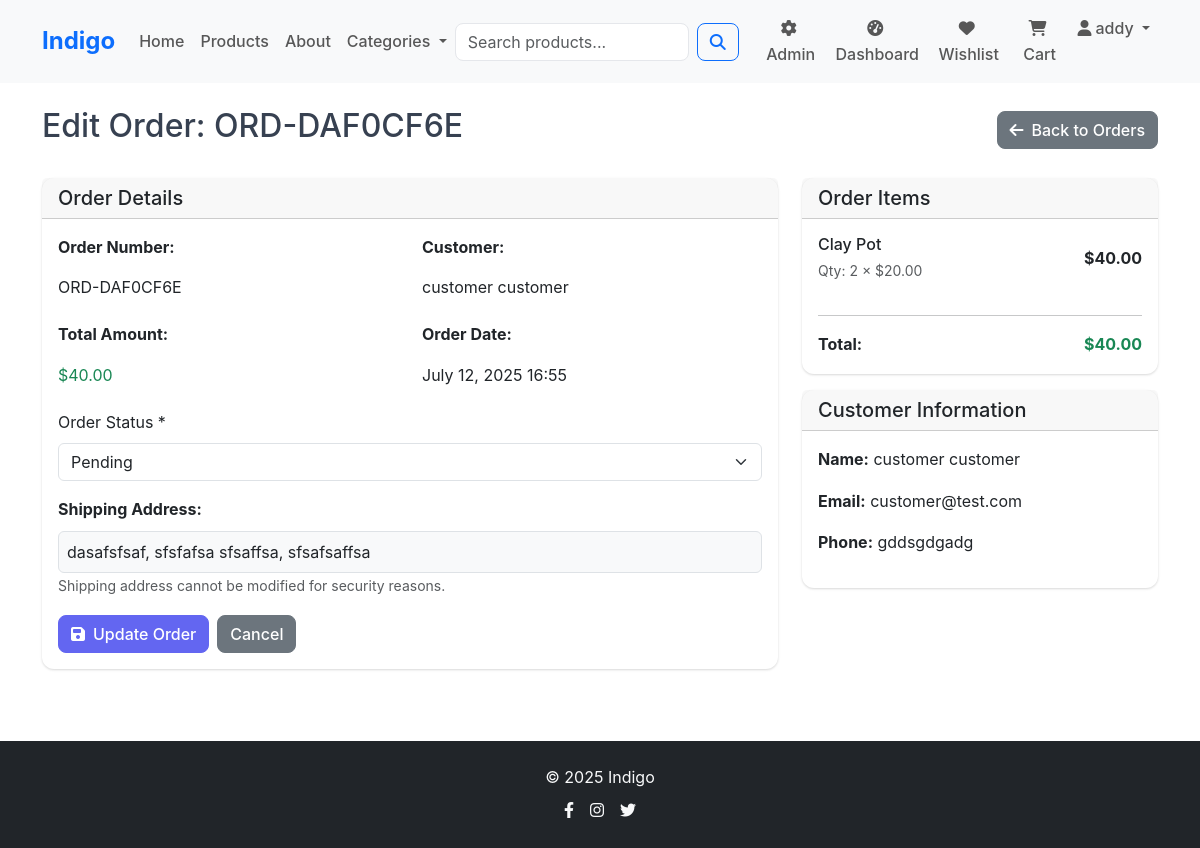
The page /employee-admin/orders/2/edit/ (signed in) on the database as committed earlier.
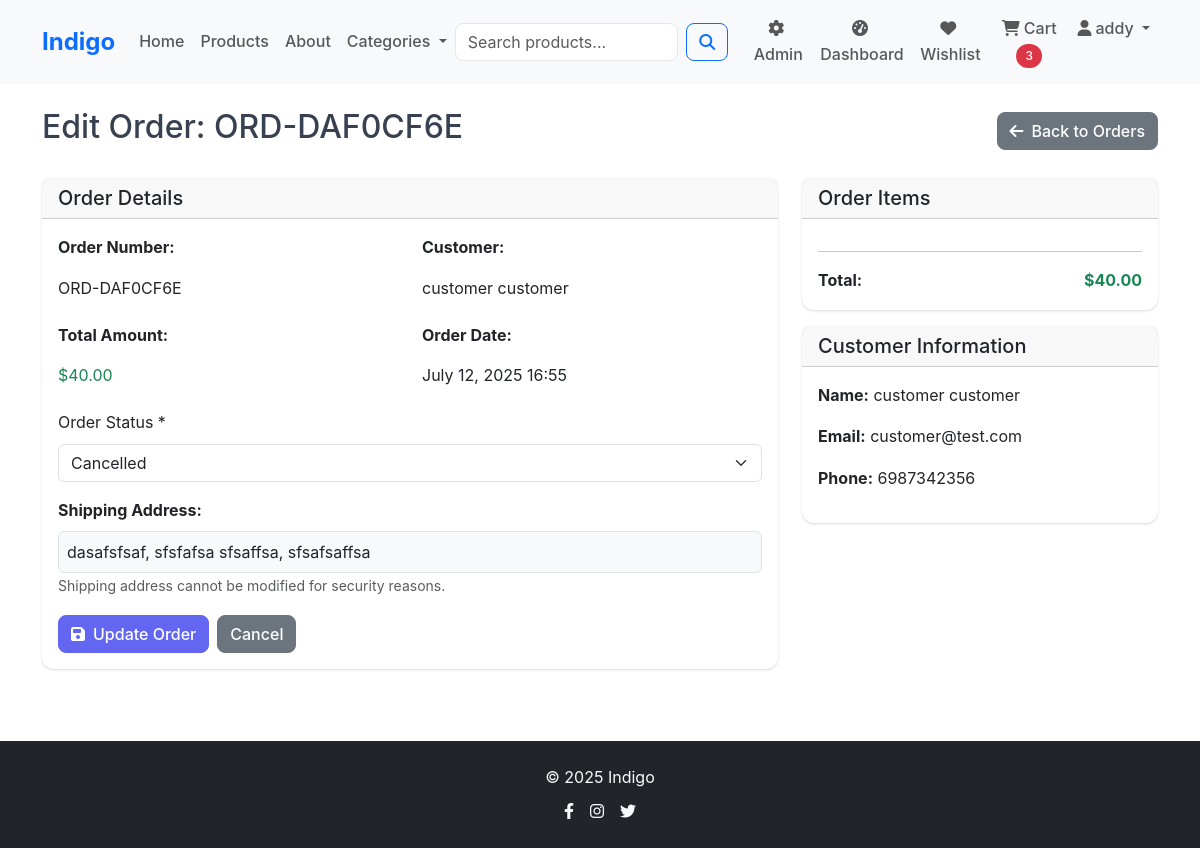
The same page on the database as committed later.
### store/models.py (models this page shows, shortened)
class Order(models.Model):
    STATUS_CHOICES = [
        ('pending', 'Pending'),
        ('processing', 'Processing'),
        ('shipped', 'Shipped'),
        ('delivered', 'Delivered'),
        ('cancelled', 'Cancelled'),
    ]
    user = models.ForeignKey(User, on_delete=models.CASCADE, related_name='orders')
    order_number = models.CharField(max_length=20, unique=True)
    total_amount = models.DecimalField(
        max_digits=10,
        decimal_places=2,
        validators=[MinValueValidator(0.01)]
    )
    status = models.CharField(max_length=20, choices=STATUS_CHOICES, default='pending')
    shipping_address = models.TextField()
    created_at = models.DateTimeField(auto_now_add=True)
    updated_at = models.DateTimeField(auto_now=True)
    class Meta:
        ordering = ['-created_at']
        indexes = [
            models.Index(fields=['user', 'status']),
            models.Index(fields=['created_at']),
        ]

class OrderItem(models.Model):
    order = models.ForeignKey(Order, on_delete=models.CASCADE, related_name='items')
    product = models.ForeignKey(Product, on_delete=models.CASCADE)
    quantity = models.PositiveIntegerField(validators=[MinValueValidator(1)])
    price = models.DecimalField(
        max_digits=10,
        decimal_places=2,
        validators=[MinValueValidator(0.01)]
    )
    class Meta:
        indexes = [
            models.Index(fields=['order', 'product']),
        ]
    @property
    def total_price(self):
        return self.quantity * self.price

class Product(models.Model):
    name = models.CharField(max_length=200)
    description = models.TextField()
    price = models.DecimalField(
        max_digits=10,
        decimal_places=2,
        validators=[MinValueValidator(0.01)]
    )
    category = models.ForeignKey(Category, on_delete=models.CASCADE, related_name='products')
    subcategory = models.ForeignKey(Subcategory, on_delete=models.CASCADE, related_name='products', null=True, blank=True)
    image = models.ImageField(upload_to='products/', default='static/default.jpg') #upload to media directory
    stock_quantity = models.PositiveIntegerField(
        default=0,
        validators=[MaxValueValidator(9999)]
    )
    is_active = models.BooleanField(default=True) #is active on website
    featured = models.BooleanField(default=False) #is featured on home page
    created_by = models.ForeignKey(User, on_delete=models.SET_NULL, null=True, blank=True, related_name='created_products')
    created_at = models.DateTimeField(auto_now_add=True)
    updated_at = models.DateTimeField(auto_now=True)
    class Meta:
        ordering = ['-created_at']
        indexes = [
            models.Index(fields=['category', 'is_active']),
            models.Index(fields=['subcategory', 'is_active']),
            models.Index(fields=['featured', 'is_active']),
            models.Index(fields=['price']),
            models.Index(fields=['created_at']),
            models.Index(fields=['created_by']),
        ]

### accounts/models.py (models this page shows, shortened)
class Profile(models.Model):
    user = models.OneToOneField(User, on_delete=models.CASCADE)
    phone_number = models.CharField(
        max_length=17,
        blank=True,
        help_text="Format: +1234567890 or 1234567890"
    )
    address = models.TextField(
        blank=True,
        max_length=500,
        help_text="Maximum 500 characters"
    )
    city = models.CharField(
        max_length=100,
        blank=True,
        help_text="City name"
    )
    postal_code = models.CharField(
        max_length=10,
        blank=True,
        help_text="Format: 12345 or A1B 2C3"
    )
    country = models.CharField(
        max_length=100,
        blank=True,
        help_text="Country name"
    )
    date_of_birth = models.DateField(
        null=True,
        blank=True,
        help_text="Your date of birth"
    )

### employee_admin/views.py (the view)
# urls.py: path('employee-admin/orders/<int:pk>/edit/', views.edit_order, name='edit_order'),
@staff_required
def edit_order(request, pk):
    try:
        pk = int(pk)
        order = get_object_or_404(Order, pk=pk)
        if request.method == 'POST':
            form = OrderForm(request.POST, instance=order)
            if form.is_valid():
                try:
                    form.save()
                    messages.success(request, f'Order {order.order_number} has been updated successfully!')
                    return redirect('employee_admin:orders')
                except Exception:
                    messages.error(request, 'Unable to update order. Please try again.')
        else:
            form = OrderForm(instance=order)
        return render(request, 'employee_admin/edit_order.html', {
            'form': form,
            'order': order
        })
    except (ValueError, TypeError):
        messages.error(request, 'Invalid order ID.')

### employee_admin/forms.py
class OrderForm(forms.ModelForm):
    class Meta:
        model = Order
        fields = ['status']
        widgets = {
            'status': forms.Select(attrs={'class': 'form-select'}),
        }
    def __init__(self, *args, **kwargs):
        super().__init__(*args, **kwargs)
        self.fields['status'].widget.attrs.update({'class': 'form-select'})

### Indigo/context_processors.py (called while the page is built)
def cart_count(request):
    if request.user.is_authenticated:
        try:
            cart = Cart.objects.get(user=request.user)
            return {'cart_count': cart.total_items}
        except Cart.DoesNotExist:
            return {'cart_count': 0}
    return {'cart_count': 0}

def wishlist_count(request):
    if request.user.is_authenticated:
        try:
            wishlist = Wishlist.objects.get(user=request.user)
            return {'wishlist_count': wishlist.total_items}
        except Wishlist.DoesNotExist:
            return {'wishlist_count': 0}
    return {'wishlist_count': 0}

### cart/models.py (called while the page is built)
    @property
    def total_items(self):
        return sum(item.quantity for item in self.items.all())

### wishlist/models.py (called while the page is built)
    @property
    def total_items(self):
        return self.products.count()

### employee_admin/templates/employee_admin/edit_order.html (shortened to what the changed rows need)
{% extends 'base.html' %}
{% load static %}
{% block content %}
<div class="container py-4">
    <div class="d-flex justify-content-between align-items-center mb-4">
        <h2>Edit Order: {{ order.order_number }}</h2>
        <a href="{% url 'employee_admin:orders' %}" class="btn btn-secondary">
            <i class="fas fa-arrow-left me-2"></i>Back to Orders
        </a>
    </div>
    <div class="row">
        <div class="col-lg-8">
            <div class="card">
                <div class="card-body">
                    <form method="post">
                        <div class="row mb-3">
                            <div class="col-md-6">
                                <label class="form-label"><strong>Order Number:</strong></label>
                                <p class="form-control-plaintext">{{ order.order_number }}</p>
                            </div>
                            <div class="col-md-6">
                                <label class="form-label"><strong>Customer:</strong></label>
                                <p class="form-control-plaintext">{{ order.user.get_full_name|default:order.user.username }}</p>
                            </div>
                        </div>
                        <div class="row mb-3">
                            <div class="col-md-6">
                                <label class="form-label"><strong>Total Amount:</strong></label>
                                <p class="form-control-plaintext text-success">${{ order.total_amount }}</p>
                            </div>
                            <div class="col-md-6">
                                <label class="form-label"><strong>Order Date:</strong></label>
                                <p class="form-control-plaintext">{{ order.created_at|date:"F d, Y H:i" }}</p>
                            </div>
                        </div>
                        <div class="mb-3">
                            <label for="{{ form.status.id_for_label }}" class="form-label">Order Status *</label>
                            {{ form.status }}
                        </div>
                        <div class="mb-3">
                            <label class="form-label"><strong>Shipping Address:</strong></label>
                            <div class="form-control-plaintext border rounded p-2 bg-light">
                                {{ order.shipping_address }}
                            </div>
                            <small class="text-muted">Shipping address cannot be modified for security reasons.</small>
                        </div>
                    </form>
                </div>
            </div>
        </div>
        <div class="col-lg-4">
            <div class="card">
                <div class="card-body">
                    {% for item in order.items.all %}
                    <div class="d-flex justify-content-between align-items-center mb-3 pb-3 {% if not forloop.last %}border-bottom{% endif %}">
                        <div>
                            <h6 class="mb-1">{{ item.product.name }}</h6>
                            <small class="text-muted">Qty: {{ item.quantity }} × ${{ item.price }}</small>
                        </div>
                        <span class="fw-bold">${{ item.total_price }}</span>
                    </div>
                    {% endfor %}
                    <div class="d-flex justify-content-between">
                        <strong>Total:</strong>
                        <strong class="text-success">${{ order.total_amount }}</strong>
                    </div>
                </div>
            </div>
            <div class="card mt-3">
                <div class="card-body">
                    <p><strong>Name:</strong> {{ order.user.get_full_name|default:order.user.username }}</p>
                    <p><strong>Email:</strong> {{ order.user.email }}</p>
                    {% if order.user.profile.phone_number %}
                    <p><strong>Phone:</strong> {{ order.user.profile.phone_number }}</p>
                    {% endif %}
                </div>
            </div>
        </div>
    </div>
</div>
{% endblock %}

### templates/components/navbar.html (shortened to what this page needs)
{% load static %}
<nav class="navbar navbar-expand-lg navbar-light bg-light sticky-top">
    <div class="container">
        <a class="navbar-brand fw-bold text-primary" href="{% url 'store:home' %}">
            Indigo
        </a>
        <div class="collapse navbar-collapse" id="navbarNav">
            <ul class="navbar-nav me-auto">
                <li class="nav-item">
                    <a class="nav-link" href="{% url 'store:home' %}">Home</a>
                </li>
                <li class="nav-item">
                    <a class="nav-link" href="{% url 'store:product_list' %}">Products</a>
                </li>
                <li class="nav-item">
                    <a class="nav-link" href="{% url 'store:about' %}">About</a>
                </li>
                <li class="nav-item dropdown">
                    <a class="nav-link dropdown-toggle" href="#" role="button" data-bs-toggle="dropdown">
                        Categories
                    </a>
                </li>
            </ul>
            <form class="d-flex me-3 d-none d-lg-flex" method="GET" action="{% url 'store:product_list' %}" id="searchForm">
                <input class="form-control me-2" type="search" name="search" placeholder="Search products..." value="{{ search_query }}" maxlength="100">
                <button class="btn btn-outline-primary" type="submit">
                    <i class="fas fa-search"></i>
                </button>
            </form>
            <ul class="navbar-nav">
                {% if user.is_authenticated %}
                    {% if user.is_staff %}
                        <li class="nav-item">
                            <a class="nav-link" href="{% url 'employee_admin:dashboard' %}">
                                <i class="fas fa-cog me-1"></i>Admin
                            </a>
                        </li>
                    {% endif %}
                    <li class="nav-item">
                        <a class="nav-link" href="{% url 'dashboard:user' %}">
                            <i class="fas fa-tachometer-alt me-1"></i>Dashboard
                        </a>
                    </li>
                    <li class="nav-item">
                        <a class="nav-link" href="{% url 'wishlist:view' %}">
                            <i class="fas fa-heart me-1"></i>Wishlist
                        </a>
                    </li>
                    <li class="nav-item">
                        <a class="nav-link" href="{% url 'cart:view' %}">
                            <i class="fas fa-shopping-cart me-1"></i>Cart
                            {% if cart_count > 0 %}
                                <span class="badge bg-danger rounded-pill">{{ cart_count }}</span>
                            {% endif %}
                        </a>
                    </li>
                    <li class="nav-item dropdown">
                        <a class="nav-link dropdown-toggle" href="#" role="button" data-bs-toggle="dropdown">
                            <i class="fas fa-user me-1"></i>{{ user.username|truncatechars:15 }}
                        </a>
                    </li>
                {% endif %}
            </ul>
        </div>
    </div>
</nav>

Rows that differ between the two databases and show on the page:
removed OrderItem: product.name "Clay Pot", quantity "2", price "20.00", total_price "40.00"
changed Order "ORD-DAF0CF6E": status "Pending" → "Cancelled"; user.profile.phone_number "gddsgdgadg" → "6987342356"
Other text that changed with them:
{{ cart_count }}: (not shown) → "3"
